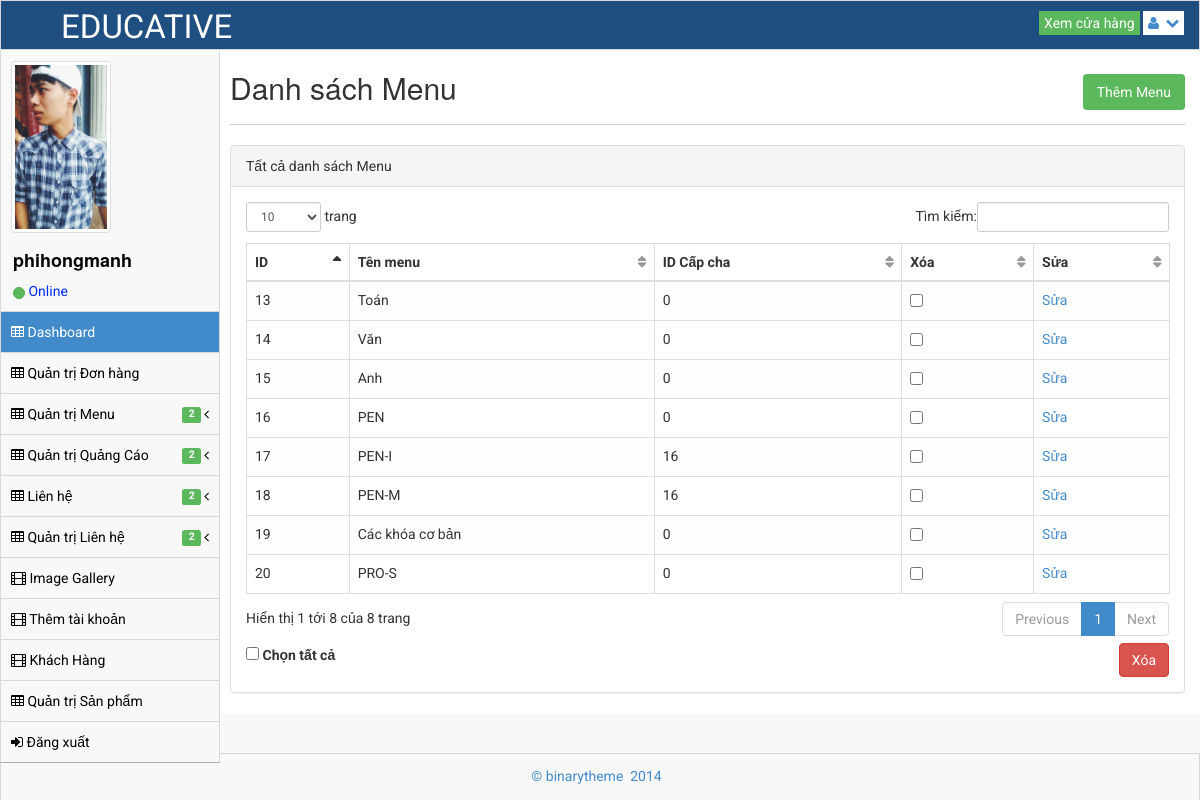
Page /admin/menu-list.php (signed in) on the committed database.
### tables this page shows
CREATE TABLE `register` (
  `iid_register` int(64) NOT NULL,
  `vuser` varchar(128) NOT NULL,
  `vpass` varchar(128) NOT NULL,
  `vname` varchar(128) NOT NULL,
  `vmail` varchar(128) NOT NULL,
  `vava` varchar(128) NOT NULL,
  `vlever` varchar(128) NOT NULL
);

CREATE TABLE `menu` (
  `iid_menu` int(64) NOT NULL,
  `vname` varchar(128) NOT NULL,
  `iparent` int(64) NOT NULL
);

### admin/menu-list.php (the view, shortened to what the rows shown need)
<!DOCTYPE html>
<html lang="en">
<head>
    <link rel="stylesheet" href="assets/plugins/bootstrap/css/bootstrap.css"/>
    <link rel="stylesheet" href="assets/css/main.css"/>
    <link rel="stylesheet" href="assets/css/theme.css"/>
    <link rel="stylesheet" href="assets/css/MoneAdmin.css"/>
    <link rel="stylesheet" href="assets/plugins/Font-Awesome/css/font-awesome.css"/>
    <link href="assets/plugins/dataTables/dataTables.bootstrap.css" rel="stylesheet"/>
</head>
<body class="padTop53 ">
<div id="wrap">
    <?php include('sidebar.php') ?>
    <?php
    if (isset($_SESSION['vuser']) && $_SESSION['vlever'] == 1) {
        ?>
        <div id="content">
            <div class="inner">
                <div class="row">
                    <div class="col-lg-12">
                        <h2 class="list-product"> Danh sách Menu </h2>
                    </div>
                </div>
                <div class="row">
                    <div class="col-lg-12">
                        <div class="panel panel-default">
                            <div class="panel-body">
                                <div class="table-responsive">
                                    <form action="menu-list.php" method="post">
                                        <table class="table table-striped table-bordered table-hover"
                                               id="dataTables-example">
                                            <thead>
                                            <tr>
                                                <th>ID</th>
                                                <th>Tên menu</th>
                                                <th>ID Cấp cha</th>
                                                <th>Xóa</th>
                                                <th>Sửa</th>
                                            </tr>
                                            </thead>
                                            <tbody>
                                            <?php
                                            include('../host.php');
                                            mysqli_set_charset($connect, "utf8");
                                            $sql_td = mysqli_query($connect, "SELECT * FROM menu");
                                            while ($row = mysqli_fetch_array($sql_td)) {
                                                echo " <tr>";
                                                echo "<td>" . $row['iid_menu'] . "</td>";
                                                echo "<td>" . $row['vname'] . "</td>";
                                                echo "<td>" . $row['iparent'] . "</td>";
                                                echo "<td><input name=chk[] class='checkk' type=checkbox value='" . $row['iid_menu'] . "'></td>";
                                                echo "<td><a href='menu_editors.php?id=" . $row['iid_menu'] . "'>Sửa</a></td>";
                                                echo "</tr>";
                                            }
                                            ?>
                                            </tbody>
                                        </table>
                                    </form>
                                </div>
                            </div>
                        </div>
                    </div>
                </div>
            </div>
        </div>
    <?php
    } else if (isset($_SESSION['vuser']) && $_SESSION['vlever'] == 2) {
        ?>
        <div id="content">
            <div class="inner">
                <div class="row">
                    <div class="col-lg-12">
                        <h2 class="list-product"> Danh sách Menu </h2>
                        <a href="#" class="btn-success add-product">Thêm Menu</a>
                    </div>
                </div>
                <hr/>
                <div class="row">
                    <div class="col-lg-12">
                        <div class="panel panel-default">
                            <div class="panel-heading">
                                Tất cả danh sách Menu
                            </div>
                            <div class="panel-body">
                                <div class="table-responsive">
                                    <form action="menu-list.php" method="post">
                                        <table class="table table-striped table-bordered table-hover"
                                               id="dataTables-example">
                                            <thead>
                                            <tr>
                                                <th>ID</th>
                                                <th>Tên menu</th>
                                                <th>ID Cấp cha</th>
                                            </tr>
                                            </thead>
                                            <tbody>
                                            <?php
                                            include('../host.php');
                                            mysqli_set_charset($connect, "utf8");
                                            $sql_td = mysqli_query($connect, "SELECT * FROM menu");
                                            while ($row = mysqli_fetch_array($sql_td)) {
                                                echo " <tr>";
                                                echo "<td>" . $row['iid_menu'] . "</td>";
                                                echo "<td>" . $row['vname'] . "</td>";
                                                echo "<td>" . $row['iparent'] . "</td>";
                                                echo "</tr>";
                                            }
                                            ?>
                                            </tbody>
                                        </table>
                                    </form>
                                    <?php
                                    if (isset($_POST['btn-delete'])) {
                                        if (empty($_POST['chk'])) {
                                            echo "<script>alert('Vui lòng chọn dòng cần xóa')</script>";
                                        } else {
                                            if (is_array($_POST['chk'])) {
                                                $id = join($_POST['chk'], ',');
                                            }
                                            $del = mysql_query("delete from menu where iid_menu IN ($id)");
                                            if ($del) {
                                                echo 'Xoá chuyên mục thành công <script>window.location.href = window.location.pathname;</script>';
                                            } else {
                                                echo 'Không thể xoá chuyên mục này';
                                                header("Refresh:0; url=menu-list.php");
                                            }
                                        }
                                    }
                                    ?>
                                </div>
                            </div>
                        </div>
                    </div>
                </div>
            </div>
        </div>
    <?php
    } else if (isset($_SESSION['vuser']) && $_SESSION['vlever'] == 3) {
    } else {
    }
    ?>
</div>
</body>
</html>

### admin/sidebar.php (shortened to what the rows shown need)
<div id="left" >
    <div class="media user-media well-small">
        <a class="user-link" href="#">
            <img class="media-object img-thumbnail user-img" alt="User Picture" src="<?php
            include('../host.php');
            mysqli_set_charset($connect, "utf8");
            $sql_td = mysqli_query($connect, 'select * from register where vuser="'.$_SESSION['vuser'].'"' );
            while ($row = mysqli_fetch_array($sql_td)) {
                echo $row['vava'];
            }
            ?>" />
        </a>
        <br />
        <div class="media-body">
            <h5 class="media-heading"><?php
                include('../host.php');
                mysqli_set_charset($connect, "utf8");
                $sql_td = mysqli_query($connect, 'select * from register where vuser="'.$_SESSION['vuser'].'"' );
                while ($row = mysqli_fetch_array($sql_td)) {
                    echo $row['vuser'];
                }
                ?></h5>
            <ul class="list-unstyled user-info">
                <li>
                </li>
            </ul>
        </div>
        <br />
    </div>
</div>

### rows in the picture
register: vava (picture), vuser "phihongmanh"
menu: iid_menu "13", vname "Toán", iparent "0"
menu: iid_menu "14", vname "Văn", iparent "0"
menu: iid_menu "15", vname "Anh", iparent "0"
menu: iid_menu "16", vname "PEN", iparent "0"
menu: iid_menu "17", vname "PEN-I", iparent "16"
menu: iid_menu "18", vname "PEN-M", iparent "16"
menu: iid_menu "19", vname "Các khóa cơ bản", iparent "0"
menu: iid_menu "20", vname "PRO-S", iparent "0"
